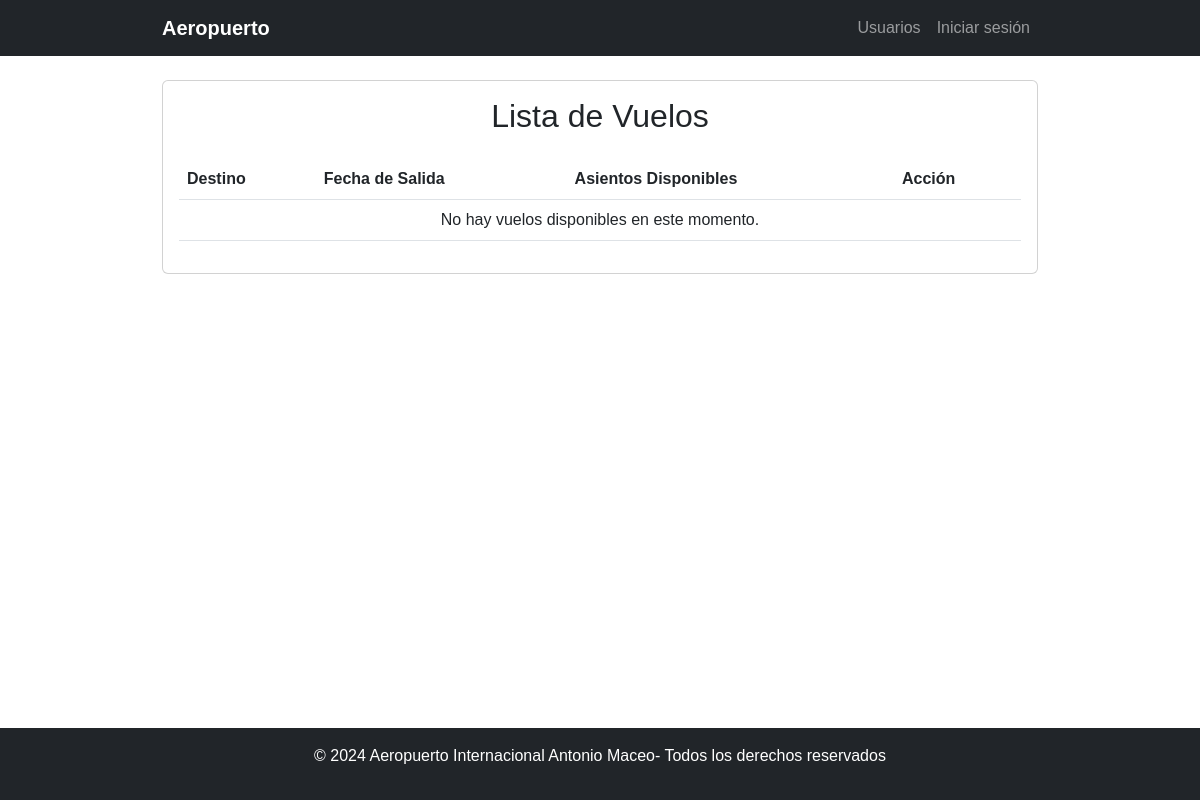
Page /airport/moderador/ on the earlier database version.
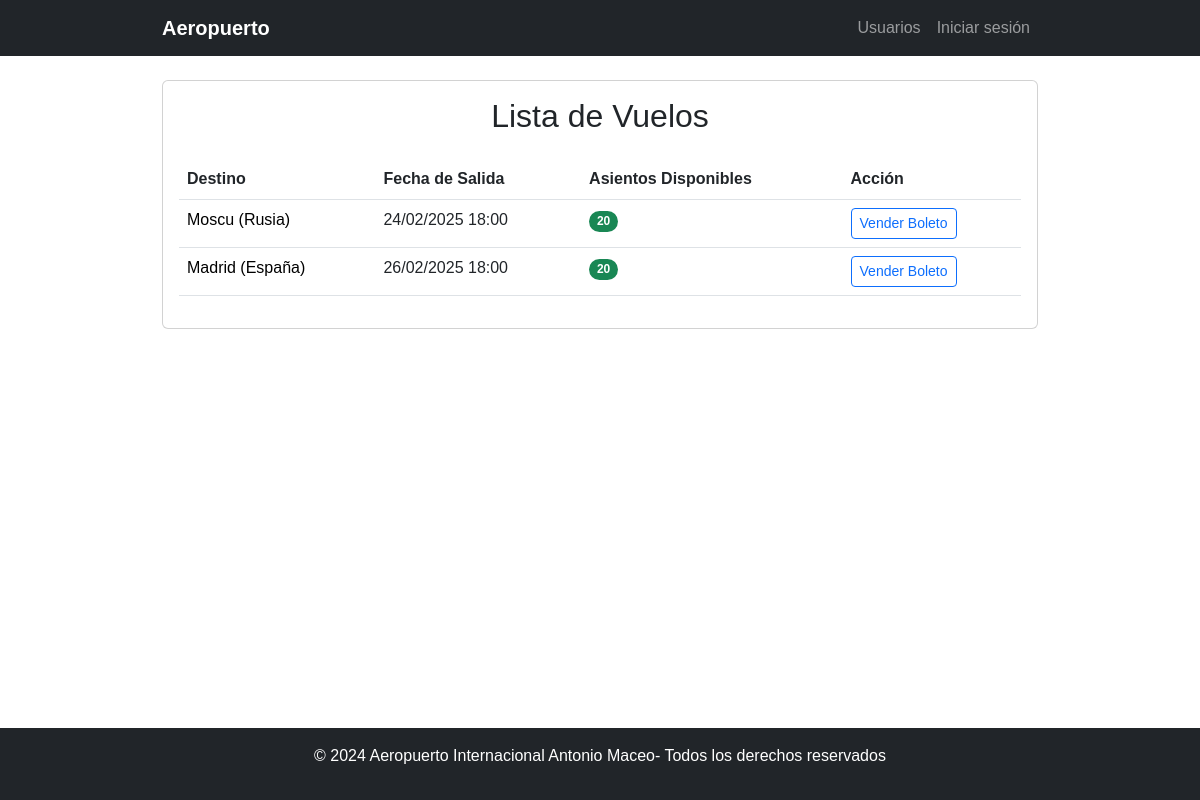
Same page on the later database version.
### aplicacion/models.py (models this page shows, shortened)
class Vuelo(models.Model):
    TIPO_VUELO_CHOICES = [
        ('NACIONAL', 'Nacional'),
        ('INTERNACIONAL', 'Internacional'),
    ]
    terminal = models.ForeignKey('Terminal', on_delete=models.CASCADE)
    avion = models.ForeignKey('Avion', on_delete=models.CASCADE)
    pais_destino = models.CharField(max_length=100)
    ciudad_destino = models.CharField(max_length=100)
    fecha_salida = models.DateTimeField()
    fecha_arribo = models.DateTimeField()
    tipo_vuelo = models.CharField(
        max_length=13,
        choices=TIPO_VUELO_CHOICES,
        default='NACIONAL'
    )

### aplicacion/views.py (the view)
# urls.py: path("moderador/", vista_moderador, name="vista_moderador"),
def vista_moderador(request):
    vuelos = Vuelo.objects.all()
    for vuelo in vuelos:
        boletos_vendidos = Boleto.objects.filter(vuelo=vuelo).count()
        vuelo.asientos_disponibles = (
            vuelo.avion.cantidad_asientos - boletos_vendidos
        )  # Nueva propiedad dinámica
    return render(request, "aplicacion/moderador_dashboard.html", {"vuelos": vuelos})

### aplicacion/models.py (called while the page is built)
    def __str__(self):
        return f"Terminal {self.numero} - {self.nombre}"

### aplicacion/templates/aplicacion/moderador_dashboard.html (shortened to what this page needs)
{% extends 'aplicacion/base.html' %}
{% block content %}
<div class="card mb-4">
    <div class="card-body">
        <h2 class="card-title text-center mb-4">Lista de Vuelos</h2>
        <div class="table-responsive">
            <table class="table table-hover">
                <thead>
                    <tr>
                        <th>Destino</th>
                        <th>Fecha de Salida</th>
                        <th>Asientos Disponibles</th>
                        <th>Acción</th>
                    </tr>
                </thead>
                <tbody>
                    {% for vuelo in vuelos %}
                        <tr>
                            <td>
                                <a href="#" class="link-detalles" data-bs-toggle="modal" data-bs-target="#modalVuelo"
                                   data-id="{{ vuelo.id }}"
                                   data-terminal="{{ vuelo.terminal }}"
                                   data-ciudad="{{ vuelo.ciudad_destino }}"
                                   data-pais="{{ vuelo.pais_destino }}"
                                   data-salida="{{ vuelo.fecha_salida|date:"d/m/Y H:i" }}"
                                   data-arribo="{{ vuelo.fecha_arribo|date:"d/m/Y H:i" }}"
                                   data-tipo="{{ vuelo.tipo_vuelo }}"
                                   data-asientos="{{ vuelo.asientos_disponibles }}"
                                   data-boletos="{{ vuelo.boletos_vendidos }}">
                                    {{ vuelo.ciudad_destino }} ({{ vuelo.pais_destino }})
                                </a>
                            </td>
                            <td>{{ vuelo.fecha_salida|date:"d/m/Y H:i" }}</td>
                            <td>
                                <span class="badge bg-{{ vuelo.asientos_disponibles|yesno:"success,danger" }} rounded-pill">
                                    {{ vuelo.asientos_disponibles }}
                                </span>
                            </td>
                            <td>
                                {% if vuelo.asientos_disponibles > 0 %}
                                    <a href="{% url 'vender_boleto' vuelo.id %}" class="btn btn-outline-primary btn-sm">Vender Boleto</a>
                                {% else %}
                                    <button class="btn btn-outline-secondary btn-sm" disabled>Lleno</button>
                                {% endif %}
                            </td>
                        </tr>
                    {% empty %}
                        <tr>
                            <td colspan="4" class="text-center">No hay vuelos disponibles en este momento.</td>
                        </tr>
                    {% endfor %}
                </tbody>
            </table>
        </div>
    </div>
</div>
{% endblock %}

Differences in the rows shown:
added Vuelo: ciudad_destino "Moscu", pais_destino "Rusia", fecha_salida "24/02/2025 18:00", asientos_disponibles "20", shows "Vender Boleto"
added Vuelo: ciudad_destino "Madrid", pais_destino "España", fecha_salida "26/02/2025 18:00", asientos_disponibles "20", shows "Vender Boleto"
Other differences:
text no longer shown: "No hay vuelos disponibles en este momento."
